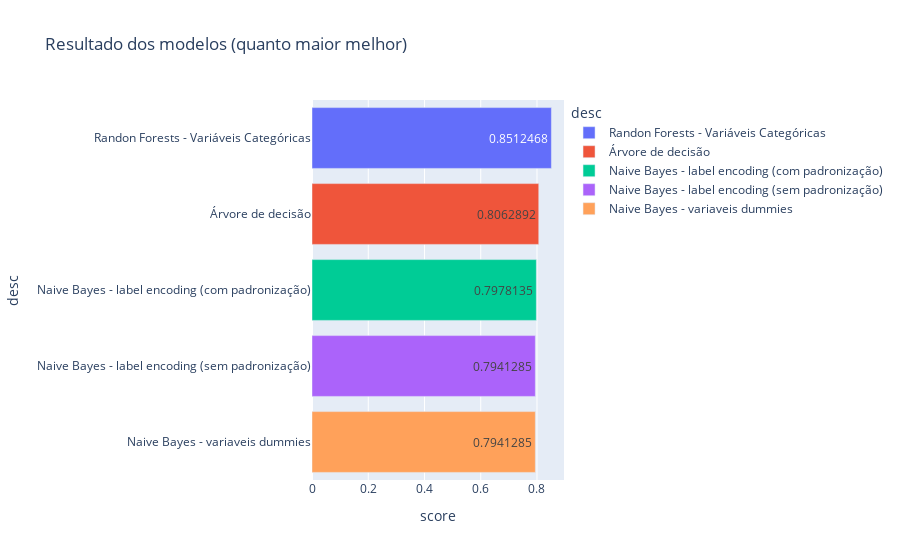

Notebook cell for this chart:
### Code cell
from sklearn.ensemble import RandomForestClassifier 
random_forest = RandomForestClassifier(n_estimators=40, criterion='entropy', random_state = 0)
random_forest.fit(x_censu_treino, y_censu_treino)
previsoes = random_forest.predict(x_censu_teste)

control_scores('Randon Forests - Variáveis Categóricas', accuracy_score(y_censu_teste, previsoes))

### Figure 1 — Plotly figure (JSON) as saved in the notebook; plotly's stock layout.template omitted (floating-point values rounded to 4 significant figures)
{"data": [{"alignmentgroup": "True", "hovertemplate": "desc=%{y}<br>score=%{x}<extra></extra>", "legendgroup": "Randon Forests - Variáveis Categóricas", "marker": {"color": "#636efa", "pattern": {"shape": ""}}, "name": "Randon Forests - Variáveis Categóricas", "offsetgroup": "Randon Forests - Variáveis Categóricas", "orientation": "h", "showlegend": true, "textposition": "auto", "texttemplate": "%{x}", "type": "bar", "x": [0.8512], "xaxis": "x", "y": ["Randon Forests - Variáveis Categóricas"], "yaxis": "y"}, {"alignmentgroup": "True", "hovertemplate": "desc=%{y}<br>score=%{x}<extra></extra>", "legendgroup": "Árvore de decisão", "marker": {"color": "#EF553B", "pattern": {"shape": ""}}, "name": "Árvore de decisão", "offsetgroup": "Árvore de decisão", "orientation": "h", "showlegend": true, "textposition": "auto", "texttemplate": "%{x}", "type": "bar", "x": [0.8063], "xaxis": "x", "y": ["Árvore de decisão"], "yaxis": "y"}, {"alignmentgroup": "True", "hovertemplate": "desc=%{y}<br>score=%{x}<extra></extra>", "legendgroup": "Naive Bayes - label encoding (com padronização)", "marker": {"color": "#00cc96", "pattern": {"shape": ""}}, "name": "Naive Bayes - label encoding (com padronização)", "offsetgroup": "Naive Bayes - label encoding (com padronização)", "orientation": "h", "showlegend": true, "textposition": "auto", "texttemplate": "%{x}", "type": "bar", "x": [0.7978], "xaxis": "x", "y": ["Naive Bayes - label encoding (com padronização)"], "yaxis": "y"}, {"alignmentgroup": "True", "hovertemplate": "desc=%{y}<br>score=%{x}<extra></extra>", "legendgroup": "Naive Bayes - label encoding (sem padronização)", "marker": {"color": "#ab63fa", "pattern": {"shape": ""}}, "name": "Naive Bayes - label encoding (sem padronização)", "offsetgroup": "Naive Bayes - label encoding (sem padronização)", "orientation": "h", "showlegend": true, "textposition": "auto", "texttemplate": "%{x}", "type": "bar", "x": [0.7941], "xaxis": "x", "y": ["Naive Bayes - label encoding (sem padronização)"], "yaxis": "y"}, {"alignmentgroup": "True", "hovertemplate": "desc=%{y}<br>score=%{x}<extra></extra>", "legendgroup": "Naive Bayes - variaveis dummies", "marker": {"color": "#FFA15A", "pattern": {"shape": ""}}, "name": "Naive Bayes - variaveis dummies", "offsetgroup": "Naive Bayes - variaveis dummies", "orientation": "h", "showlegend": true, "textposition": "auto", "texttemplate": "%{x}", "type": "bar", "x": [0.7941], "xaxis": "x", "y": ["Naive Bayes - variaveis dummies"], "yaxis": "y"}], "layout": {"barmode": "relative", "legend": {"title": {"text": "desc"}, "tracegroupgap": 0}, "title": {"text": "Resultado dos modelos (quanto maior melhor)"}, "xaxis": {"anchor": "y", "domain": [0, 1], "title": {"text": "score"}}, "yaxis": {"anchor": "x", "categoryarray": ["Naive Bayes - variaveis dummies", "Naive Bayes - label encoding (sem padronização)", "Naive Bayes - label encoding (com padronização)", "Árvore de decisão", "Randon Forests - Variáveis Categóricas"], "categoryorder": "array", "domain": [0, 1], "title": {"text": "desc"}}}}
